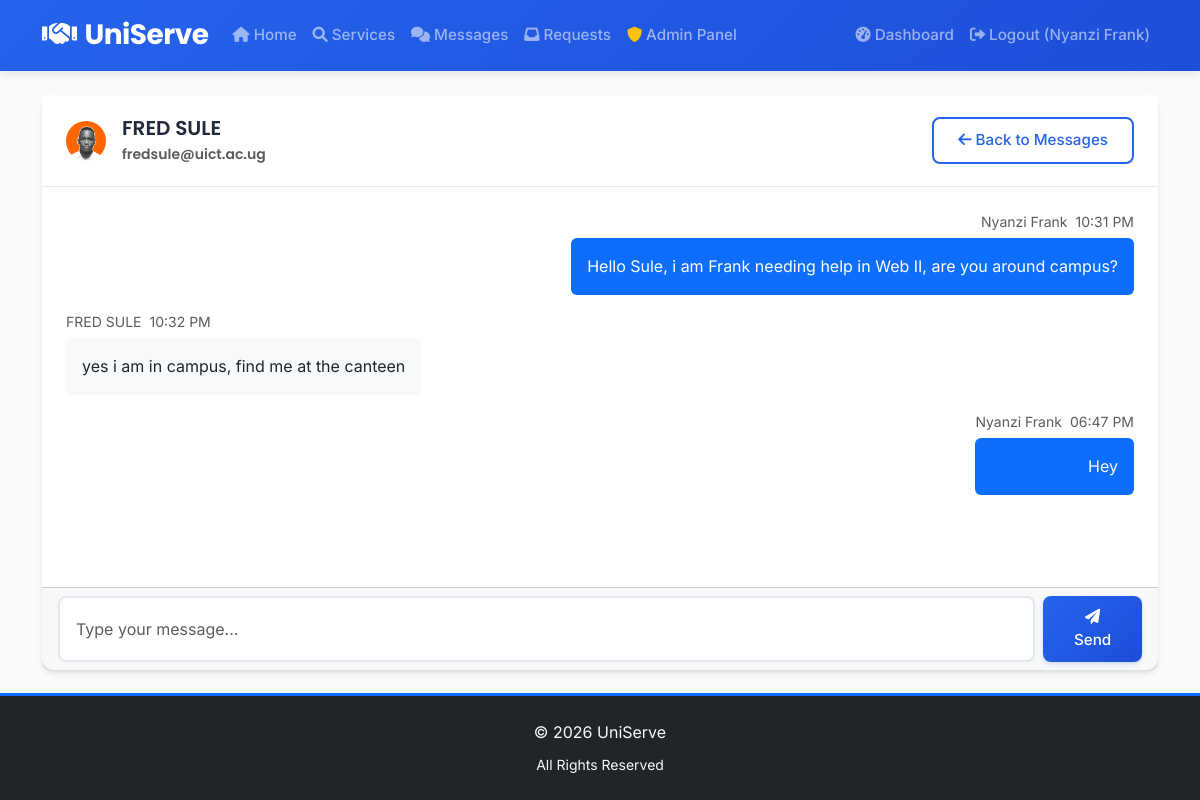
The page /messages/2 (signed in) on the database its author committed.
### app.py (models this page shows)
class User(db.Model):
    id = db.Column(db.Integer, primary_key=True)
    name = db.Column(db.String(100), nullable=False)
    email = db.Column(db.String(100), unique=True, nullable=False)
    password = db.Column(db.String(200), nullable=False)
    user_type = db.Column(db.String(20), nullable=False)
    is_admin = db.Column(db.Boolean, default=False)
    profile_picture = db.Column(db.String(200), nullable=True)
    student_id_document = db.Column(db.String(200), nullable=True)
    verification_status = db.Column(db.String(20), default='unverified')
    registration_date = db.Column(db.DateTime, default=datetime.utcnow)
    services = db.relationship('Service', backref='provider', lazy=True)
    reviews_given = db.relationship('Review', foreign_keys='Review.reviewer_id', backref='reviewer', lazy=True)
    reviews_received = db.relationship('Review', foreign_keys='Review.reviewee_id', backref='reviewee', lazy=True)

class Message(db.Model):
    id = db.Column(db.Integer, primary_key=True)
    sender_id = db.Column(db.Integer, db.ForeignKey('user.id'), nullable=False)
    receiver_id = db.Column(db.Integer, db.ForeignKey('user.id'), nullable=False)
    content = db.Column(db.Text, nullable=False)
    timestamp = db.Column(db.DateTime, default=datetime.utcnow)
    is_read = db.Column(db.Boolean, default=False)
    sender = db.relationship('User', foreign_keys=[sender_id], backref='sent_messages')
    receiver = db.relationship('User', foreign_keys=[receiver_id], backref='received_messages')

### app.py (the view, shortened to what this page needs)
@app.route('/messages/<int:user_id>', methods=['GET', 'POST'])
def conversation(user_id):
    if 'user_id' not in session:
        return redirect(url_for('login'))
    current_user_id = session['user_id']
    other_user = User.query.get_or_404(user_id)
    is_admin = session.get('is_admin', False)
    Message.query.filter_by(sender_id=user_id, receiver_id=current_user_id, is_read=False).update({'is_read': True})
    db.session.commit()
    messages = Message.query.filter(
        ((Message.sender_id == current_user_id) & (Message.receiver_id == user_id)) |
        ((Message.sender_id == user_id) & (Message.receiver_id == current_user_id))
    ).order_by(Message.timestamp.asc()).all()
    return render_template('conversation.html', messages=messages, other_user=other_user)

### templates/conversation.html (shortened to what this page needs)
{% extends "base.html" %}
{% block content %}
<div class="row">
    <div class="col-md-12">
        <div class="card">
            <div class="card-header d-flex justify-content-between align-items-center">
                <div class="d-flex align-items-center">
                    {% if other_user.profile_picture %}
                    <img src="{{ url_for('static', filename='uploads/profile_pictures/' + other_user.profile_picture) }}"
                         alt="{{ other_user.name }}"
                         class="rounded-circle me-3"
                         style="width: 40px; height: 40px; object-fit: cover;">
                    {% else %}
                    <div class="bg-primary text-white rounded-circle d-flex align-items-center justify-content-center me-3"
                         style="width: 40px; height: 40px;">
                        {{ other_user.name[0]|upper }}
                    </div>
                    {% endif %}
                    <div>
                        <h5 class="mb-0">{{ other_user.name }}</h5>
                        <small class="text-muted">{{ other_user.email }}</small>
                    </div>
                </div>
                <a href="{{ url_for('messages') }}" class="btn btn-outline-primary">
                    <i class="fas fa-arrow-left me-1"></i>Back to Messages
                </a>
            </div>
            <div class="card-body" style="height: 400px; overflow-y: auto;" id="messageContainer">
                {% if messages %}
                    {% for message in messages %}
                    <div class="d-flex mb-3 {% if message.sender_id == session.user_id %}justify-content-end{% endif %}">
                        <div class="{% if message.sender_id == session.user_id %}text-end{% endif %}" style="max-width: 70%;">
                            <div class="d-flex align-items-center {% if message.sender_id == session.user_id %}justify-content-end{% endif %} mb-1">
                                <small class="text-muted me-2">{{ message.sender.name }}</small>
                                <small class="text-muted">{{ message.timestamp.strftime('%I:%M %p') }}</small>
                            </div>
                            <div class="p-3 rounded {% if message.sender_id == session.user_id %}bg-primary text-white{% else %}bg-light{% endif %}">
                                {{ message.content }}
                            </div>
                        </div>
                    </div>
                    {% endfor %}
                {% else %}
                    <div class="text-center py-4">
                        <p class="text-muted">No messages yet. Start the conversation!</p>
                    </div>
                {% endif %}
            </div>
            <div class="card-footer">
                <form method="POST" class="d-flex">
                    <input type="text" name="content" class="form-control me-2" placeholder="Type your message..." required>
                    <button type="submit" class="btn btn-primary">
                        <i class="fas fa-paper-plane"></i> Send
                    </button>
                </form>
            </div>
        </div>
    </div>
</div>
{% endblock %}

### templates/base.html (shortened to what this page needs)
<!DOCTYPE html>
<html lang="en">
<head>
    <link href="https://cdn.jsdelivr.net/npm/bootstrap@5.3.0/dist/css/bootstrap.min.css" rel="stylesheet">
    <link rel="stylesheet" href="https://cdnjs.cloudflare.com/ajax/libs/font-awesome/6.0.0/css/all.min.css">
    <link href="{{ url_for('static', filename='css/style.css') }}" rel="stylesheet">
</head>
<body class="d-flex flex-column min-vh-100">
    <nav class="navbar navbar-expand-lg navbar-dark">
        <div class="container">
            <a class="navbar-brand" href="{{ url_for('index') }}">
                <i class="fas fa-handshake me-2"></i>UniServe
            </a>
            <div class="collapse navbar-collapse" id="navbarNav">
                <ul class="navbar-nav me-auto">
                    <li class="nav-item">
                        <a class="nav-link" href="{{ url_for('index') }}">
                            <i class="fas fa-home me-1"></i>Home
                        </a>
                    </li>
                    <li class="nav-item">
                        <a class="nav-link" href="{{ url_for('services') }}">
                            <i class="fas fa-search me-1"></i>Services
                        </a>
                    </li>
                    {% if session.user_id %}
                    <li class="nav-item">
                        <a class="nav-link" href="{{ url_for('messages') }}">
                            <i class="fas fa-comments me-1"></i>Messages
                        </a>
                    </li>
                    <li class="nav-item">
                        <a class="nav-link" href="{{ url_for('service_requests') }}">
                            <i class="fas fa-inbox me-1"></i>Requests
                        </a>
                    </li>
                    {% endif %}
                    {% if session.is_admin %}
                    <li class="nav-item">
                        <a class="nav-link" href="{{ url_for('admin_dashboard') }}">
                            <i class="fas fa-shield-alt me-1 text-warning"></i>Admin Panel
                        </a>
                    </li>
                    {% endif %}
                </ul>
                <ul class="navbar-nav">
                    {% if session.user_id %}
                    <li class="nav-item">
                        <a class="nav-link" href="{{ url_for('dashboard') }}">
                            <i class="fas fa-tachometer-alt me-1"></i>Dashboard
                        </a>
                    </li>
                    <li class="nav-item">
                        <a class="nav-link" href="{{ url_for('logout') }}">
                            <i class="fas fa-sign-out-alt me-1"></i>Logout ({{ session.user_name }})
                        </a>
                    </li>
                    {% endif %}
                </ul>
            </div>
        </div>
    </nav>
    <div class="container mt-4">
        {% block content %}{% endblock %}
    </div>
    <footer class="bg-dark text-light py-4 mt-auto w-100 border-top border-primary border-3">
        <div class="container text-center">
            <p class="mb-2">&copy; 2026 UniServe</p>
            <p class="mb-0 small">
                All Rights Reserved
            </p>
        </div>
    </footer>
    <div class="toast-container position-fixed bottom-0 end-0 p-3" style="z-index: 1055;">
    </div>
</body>
</html>

### static/css/style.css (style rules this page uses)
:root { --primary-color: #2563eb; --primary-dark: #1d4ed8; --secondary-color: #64748b; --success-color: #10b981; --warning-color: #f59e0b; --danger-color: #ef4444; --light-color: #f8fafc; --dark-color: #1e293b; --border-radius: 12px; --shadow: 0 4px 6px -1px rgba(0, 0, 0, 0.1), 0 2px 4px -1px rgba(0, 0, 0, 0.06); --shadow-lg: 0 10px 15px -3px rgba(0, 0, 0, 0.1), 0 4px 6px -2px rgba(0, 0, 0, 0.05); }
body { font-family: 'Inter', -apple-system, BlinkMacSystemFont, 'Segoe UI', Roboto, sans-serif; background-color: #f8fafc; color: #334155; line-height: 1.6; font-weight: 400; }
h1, h2, h3, h4, h5, h6 { font-family: 'Poppins', -apple-system, BlinkMacSystemFont, 'Segoe UI', Roboto, sans-serif; font-weight: 600; line-height: 1.3; color: #1e293b; margin-bottom: 0.5rem; }
h5 { font-size: 1.25rem; }
.navbar-brand { font-family: 'Poppins', sans-serif; font-weight: 700; font-size: 1.75rem; letter-spacing: -0.5px; }
.navbar-nav .nav-link { font-weight: 500; font-size: 0.95rem; transition: color 0.2s ease; }
.card { border: none; border-radius: var(--border-radius); box-shadow: var(--shadow); transition: all 0.3s ease; background: white; }
.card-header { background: white; border-bottom: 1px solid #e2e8f0; font-family: 'Poppins', sans-serif; font-weight: 600; padding: 1.25rem 1.5rem; }
.card-body { padding: 1.5rem; }
.btn { font-family: 'Inter', sans-serif; font-weight: 500; border-radius: 8px; padding: 0.625rem 1.5rem; transition: all 0.2s ease; border: none; font-size: 0.95rem; }
.btn-primary { background: linear-gradient(135deg, var(--primary-color), var(--primary-dark)); box-shadow: 0 2px 4px rgba(37, 99, 235, 0.2); }
.btn-outline-primary { border: 2px solid var(--primary-color); color: var(--primary-color); background: transparent; }
.form-control { border: 2px solid #e2e8f0; border-radius: 8px; padding: 0.75rem 1rem; font-size: 1rem; transition: all 0.2s ease; font-family: 'Inter', sans-serif; }
.navbar { box-shadow: 0 2px 10px rgba(0, 0, 0, 0.1); background: linear-gradient(135deg, var(--primary-color), var(--primary-dark)) !important; }
footer { background: #1e293b !important; color: #cbd5e1; font-family: 'Inter', sans-serif; }
footer p { margin-bottom: 0.25rem; }

### rows shown on the page
User: user_name "Nyanzi Frank"
User: profile_picture (picture), name "FRED SULE", email "fredsule@uict.ac.ug"
Message: sender.name "Nyanzi Frank", timestamp "10:31 PM", content "Hello Sule, i am Frank needing help in Web II, are you around campus?"
Message: sender.name "FRED SULE", timestamp "10:32 PM", content "yes i am in campus, find me at the canteen"
Message: sender.name "Nyanzi Frank", timestamp "06:47 PM", content "Hey"
